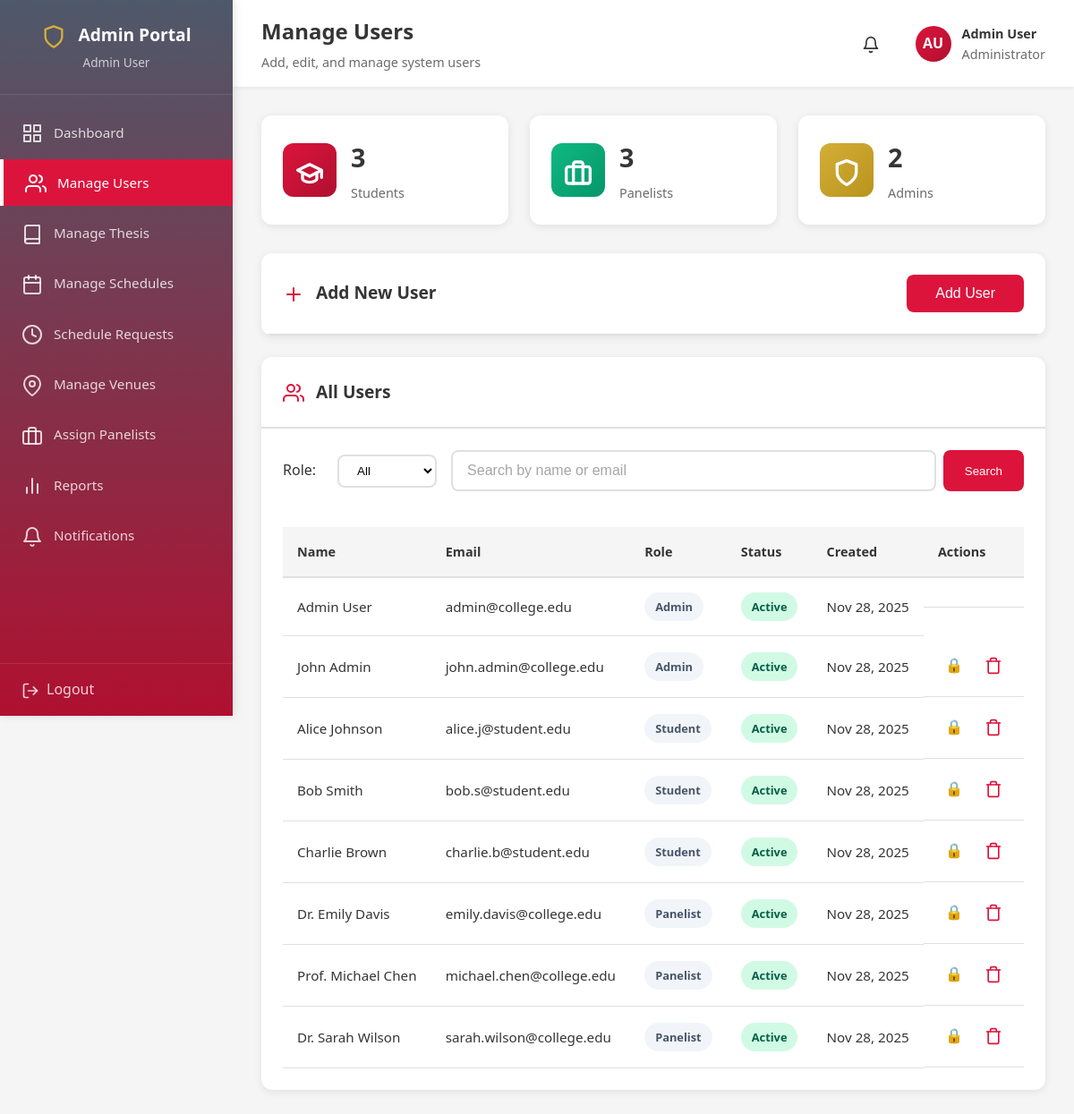
The page /admin/manage-users.php (signed in) on the database its author committed.
### tables this page shows
CREATE TABLE `users` (
  `user_id` int(11) NOT NULL,
  `name` varchar(255) NOT NULL,
  `email` varchar(255) NOT NULL,
  `password_hash` varchar(255) NOT NULL,
  `role` enum('admin','student','panelist') NOT NULL,
  `status` enum('active','inactive') DEFAULT 'active',
  `created_at` datetime NOT NULL DEFAULT current_timestamp(),
  `updated_at` datetime DEFAULT NULL ON UPDATE current_timestamp()
);

### admin/manage-users.php (the view, shortened to what this page needs)
<?php
require_once '../db_connect.php';
$page_title = "Manage Users";
$page_subtitle = "Add, edit, and manage system users";
$filter_role = $_GET['role'] ?? 'all';
$search = $_GET['search'] ?? '';
$where = ["1=1"];
$params = [];
try {
    $stmt = $pdo->prepare("SELECT * FROM users WHERE " . implode(' AND ', $where) . " ORDER BY created_at DESC");
    $stmt->execute($params);
    $users = $stmt->fetchAll();
    $counts = $pdo->query("SELECT role, COUNT(*) as count FROM users GROUP BY role")->fetchAll(PDO::FETCH_KEY_PAIR);
} catch (PDOException $e) {
    $users = [];
    $counts = [];
}
?>
<!DOCTYPE html>
<html lang="en">
<head>
    <link rel="stylesheet" href="../assets/css/style.css">
    <link rel="stylesheet" href="../assets/css/dashboard.css">
    <link rel="stylesheet" href="../assets/css/forms.css">
    <link rel="stylesheet" href="../assets/css/icons.css">
</head>
<body>
    <div class="dashboard-wrapper">
        <?php include 'includes/sidebar.php'; ?>
        <div class="main-content">
            <?php include 'includes/topbar.php'; ?>
            <div class="dashboard-content">
                <div class="stats-grid">
                    <div class="stat-card"><div class="stat-icon primary">👨‍🎓</div><div class="stat-info"><h3><?php echo $counts['student'] ?? 0; ?></h3><p>Students</p></div></div>
                    <div class="stat-card"><div class="stat-icon success">👨‍🏫</div><div class="stat-info"><h3><?php echo $counts['panelist'] ?? 0; ?></h3><p>Panelists</p></div></div>
                    <div class="stat-card"><div class="stat-icon warning">🛠️</div><div class="stat-info"><h3><?php echo $counts['admin'] ?? 0; ?></h3><p>Admins</p></div></div>
                </div>
                <div class="content-card">
                    <div class="card-header">
                        <h3>➕ Add New User</h3>
                        <button onclick="toggleAddForm()" class="btn btn-primary">Add User</button>
                    </div>
                </div>
                <div class="content-card">
                    <div class="card-header"><h3>👥 All Users</h3></div>
                    <div class="card-body">
                        <div style="display: flex; gap: 1rem; margin-bottom: 1rem; flex-wrap: wrap;">
                            <div class="filter-group">
                                <label>Role:</label>
                                <select onchange="window.location.href='manage-users.php?role=' + this.value + '&search=<?php echo urlencode($search); ?>'">
                                    <option value="all" <?php echo $filter_role === 'all' ? 'selected' : ''; ?>>All</option>
                                </select>
                            </div>
                            <form method="GET" class="search-form" style="flex: 1;">
                                <input type="text" name="search" placeholder="Search by name or email" value="<?php echo htmlspecialchars($search); ?>">
                                <button type="submit">Search</button>
                            </form>
                        </div>
                        <div class="table-responsive">
                            <table class="data-table">
                                <thead><tr><th>Name</th><th>Email</th><th>Role</th><th>Status</th><th>Created</th><th>Actions</th></tr></thead>
                                <tbody>
                                    <?php foreach ($users as $user): ?>
                                        <tr>
                                            <td><?php echo htmlspecialchars($user['name']); ?></td>
                                            <td><?php echo htmlspecialchars($user['email']); ?></td>
                                            <td><span class="badge badge-secondary"><?php echo ucfirst($user['role']); ?></span></td>
                                            <td><span class="badge badge-<?php echo $user['status'] === 'active' ? 'success' : 'danger'; ?>"><?php echo ucfirst($user['status']); ?></span></td>
                                            <td><?php echo date('M d, Y', strtotime($user['created_at'])); ?></td>
                                            <td class="action-buttons">
                                                <?php if ($user['user_id'] !== $_SESSION['user_id']): ?>
                                                    <form method="POST" style="display: inline;">
                                                        <button type="submit" class="btn-icon" title="Toggle Status"><?php echo $user['status'] === 'active' ? '🔒' : '🔓'; ?></button>
                                                    </form>
                                                    <form method="POST" style="display: inline;" onsubmit="return confirm('Delete this user?');">
                                                        <button type="submit" class="btn-icon btn-delete">🗑️</button>
                                                    </form>
                                                <?php endif; ?>
                                            </td>
                                        </tr>
                                    <?php endforeach; ?>
                                </tbody>
                            </table>
                        </div>
                    </div>
                </div>
            </div>
        </div>
    </div>
</body>
</html>

### admin/includes/sidebar.php
<?php
$current_page = basename($_SERVER['PHP_SELF']);
?>
<aside class="sidebar">
    <div class="sidebar-header">
        <h2>🛠️ Admin Portal</h2>
        <p><?php echo htmlspecialchars($_SESSION['name']); ?></p>
    </div>
    <nav class="sidebar-nav">
        <ul>
            <li>
                <a href="dashboard.php" class="<?php echo $current_page === 'dashboard.php' ? 'active' : ''; ?>">
                    <span class="icon">📊</span>
                    Dashboard
                </a>
            </li>
            <li>
                <a href="manage-users.php" class="<?php echo $current_page === 'manage-users.php' ? 'active' : ''; ?>">
                    <span class="icon">👥</span>
                    Manage Users
                </a>
            </li>
            <li>
                <a href="manage-thesis.php" class="<?php echo $current_page === 'manage-thesis.php' ? 'active' : ''; ?>">
                    <span class="icon">📚</span>
                    Manage Thesis
                </a>
            </li>
            <li>
                <a href="manage-schedules.php" class="<?php echo $current_page === 'manage-schedules.php' ? 'active' : ''; ?>">
                    <span class="icon">📅</span>
                    Manage Schedules
                </a>
            </li>
            <li>
                <a href="schedule-requests.php" class="<?php echo $current_page === 'schedule-requests.php' ? 'active' : ''; ?>">
                    <span class="icon">⏳</span>
                    Schedule Requests
                </a>
            </li>
            <li>
                <a href="manage-venues.php" class="<?php echo $current_page === 'manage-venues.php' ? 'active' : ''; ?>">
                    <span class="icon">📍</span>
                    Manage Venues
                </a>
            </li>
            <li>
                <a href="assign-panelists.php" class="<?php echo $current_page === 'assign-panelists.php' ? 'active' : ''; ?>">
                    <span class="icon">👨‍🏫</span>
                    Assign Panelists
                </a>
            </li>
            <li>
                <a href="reports.php" class="<?php echo $current_page === 'reports.php' ? 'active' : ''; ?>">
                    <span class="icon">📈</span>
                    Reports
                </a>
            </li>
            <li>
                <a href="notifications.php" class="<?php echo $current_page === 'notifications.php' ? 'active' : ''; ?>">
                    <span class="icon">🔔</span>
                    Notifications
                </a>
            </li>
        </ul>
    </nav>
    <div class="sidebar-footer">
        <a href="../logout.php">
            <span class="icon">🚪</span>
            Logout
        </a>
    </div>
</aside>

### admin/includes/topbar.php (shortened to what this page needs)
<?php
$name_parts = explode(' ', $_SESSION['name']);
$initials = strtoupper(substr($name_parts[0], 0, 1));
if (isset($name_parts[1])) {
    $initials .= strtoupper(substr($name_parts[1], 0, 1));
}
?>
<div class="topbar">
    <div class="topbar-left">
        <div>
            <h1><?php echo isset($page_title) ? htmlspecialchars($page_title) : 'Dashboard'; ?></h1>
            <p><?php echo isset($page_subtitle) ? htmlspecialchars($page_subtitle) : 'System administration panel'; ?></p>
        </div>
    </div>
    <div class="topbar-right">
        <div class="notification-wrapper">
            <button class="notification-icon" id="notifBell" onclick="toggleNotificationDropdown()">
            </button>
        </div>
        <div class="user-info">
            <div class="user-avatar">
                <?php echo $initials; ?>
            </div>
            <div class="user-details">
                <span class="user-name"><?php echo htmlspecialchars($_SESSION['name']); ?></span>
                <span class="user-role">Administrator</span>
            </div>
        </div>
    </div>
</div>

### assets/css/style.css (style rules this page uses)
* { margin: 0; padding: 0; box-sizing: border-box; }
:root { --primary-color: #DC143C; --primary-hover: #B01030; --secondary-color: #353535; --accent-gold: #D4AF37; --bg-ivory: #FFFFF0; --silver-gray: #BBAFAF; --success-color: #10b981; --error-color: #DC143C; --warning-color: #D4AF37; --bg-color: #F5F5F5; --card-bg: #FFFFFF; --text-primary: #353535; --text-secondary: #6b6b6b; --border-color: #e0e0e0; --shadow: 0 2px 8px rgba(53, 53, 53, 0.1); --shadow-lg: 0 8px 24px rgba(53, 53, 53, 0.15); }
body { font-family: 'Segoe UI', Tahoma, Geneva, Verdana, sans-serif; background-color: var(--bg-color); color: var(--text-primary); line-height: 1.6; min-height: 100vh; }
a { color: var(--primary-color); text-decoration: none; transition: color 0.3s ease; }
.btn { display: inline-block; padding: 0.75rem 2rem; font-size: 1rem; font-weight: 500; border: none; border-radius: 8px; cursor: pointer; transition: all 0.3s ease; text-decoration: none; }
.btn-primary { background-color: var(--primary-color); color: white; }
.sidebar-nav a.active { background-color: var(--primary-color); color: white; border-left: 4px solid var(--accent-gold); }

### assets/css/forms.css (style rules this page uses)
.search-form { display: flex; gap: 0.5rem; margin-bottom: 1.5rem; }
.search-form input { flex: 1; padding: 0.75rem 1rem; border: 2px solid var(--border-color); border-radius: 8px; font-size: 1rem; }
.search-form button { padding: 0.75rem 1.5rem; background-color: var(--primary-color); color: white; border: none; border-radius: 8px; cursor: pointer; font-weight: 500; transition: background-color 0.3s ease; }
.filter-group { display: flex; gap: 1rem; align-items: center; flex-wrap: wrap; margin-bottom: 1.5rem; }
.filter-group label { font-weight: 500; color: var(--text-primary); margin-right: 0.5rem; }
.filter-group select { padding: 0.5rem 1rem; border: 2px solid var(--border-color); border-radius: 8px; background-color: white; cursor: pointer; }
::placeholder { color: var(--text-secondary); opacity: 0.6; }

### admin/includes/topbar.php (style rules this page uses)
.notification-wrapper { position: relative; }
.notification-icon { background: none; border: none; cursor: pointer; position: relative; font-size: 1.5rem; padding: 0.5rem; transition: transform 0.2s ease; }

### rows shown on the page
users: name "Admin User", email "admin@college.edu", role "Admin", status "Active", created_at "Nov 28, 2025"
users: name "John Admin", email "john.admin@college.edu", role "Admin", status "Active", created_at "Nov 28, 2025"
users: name "Alice Johnson", email "alice.j@student.edu", role "Student", status "Active", created_at "Nov 28, 2025"
users: name "Bob Smith", email "bob.s@student.edu", role "Student", status "Active", created_at "Nov 28, 2025"
users: name "Charlie Brown", email "charlie.b@student.edu", role "Student", status "Active", created_at "Nov 28, 2025"
users: name "Dr. Emily Davis", email "emily.davis@college.edu", role "Panelist", status "Active", created_at "Nov 28, 2025"
users: name "Prof. Michael Chen", email "michael.chen@college.edu", role "Panelist", status "Active", created_at "Nov 28, 2025"
users: name "Dr. Sarah Wilson", email "sarah.wilson@college.edu", role "Panelist", status "Active", created_at "Nov 28, 2025"

### other values the page prints
$_SESSION['name'] "Admin User"
$page_title "Manage Users"
$page_subtitle "Add, edit, and manage system users"
$initials "AU"
$counts['student'] "3"
$counts['panelist'] "3"
$counts['admin'] "2"
